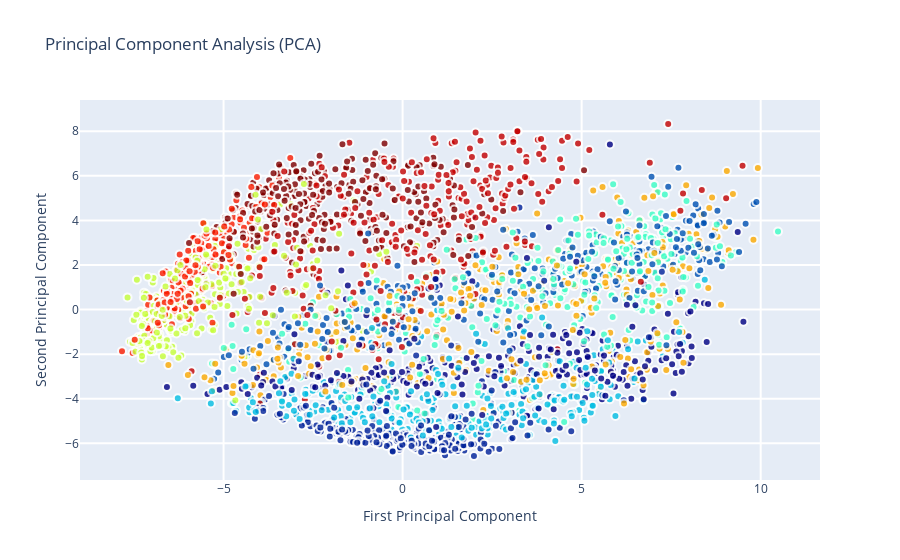

Source (notebook cell):
### Code cell
fig = dict(data=data, layout=layout)
py.iplot(fig, filename='styled-scatter')

### Figure 1 — Plotly figure (JSON) as saved in the notebook; plotly's stock layout.template omitted (floating-point values rounded to 4 significant figures; data arrays with more than 128 entries replaced by an {"elided": "..."} marker saying what was removed)
{"data": [{"marker": {"color": {"elided": "3000 int values"}, "colorscale": [[0, "rgb(0,0,131)"], [0.2, "rgb(0,60,170)"], [0.4, "rgb(5,255,255)"], [0.6, "rgb(255,255,0)"], [0.8, "rgb(250,0,0)"], [1, "rgb(128,0,0)"]], "line": {"color": "rgb(255, 255, 255)", "width": 2}, "opacity": 0.8, "showscale": false, "size": 8}, "mode": "markers", "showlegend": false, "text": {"elided": "3000 str values"}, "type": "scatter", "x": {"elided": "3000 float values"}, "y": {"elided": "3000 float values"}}], "layout": {"hovermode": "closest", "showlegend": true, "title": {"text": "Principal Component Analysis (PCA)"}, "xaxis": {"gridwidth": 2, "ticklen": 5, "title": {"text": "First Principal Component"}, "zeroline": false}, "yaxis": {"gridwidth": 2, "ticklen": 5, "title": {"text": "Second Principal Component"}}}}
